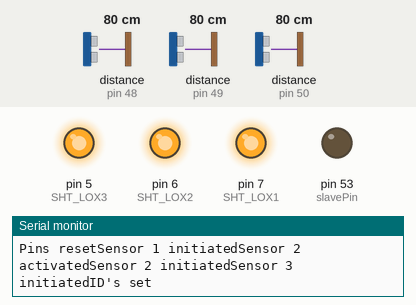
The sketch below on a simulated Arduino Mega 2560, built with avr-gcc and run on an emulated ATmega2560. Shown: output pins drawn as LEDs (lit = HIGH), the last lines printed to the serial monitor. The inputs (shaded band) are chosen by the test bench; at power-on: distance to the obstacle (sensors on pin 48, pin 49, pin 50) 80 cm.

Above: at 0.12 s.
At 3.01 s:
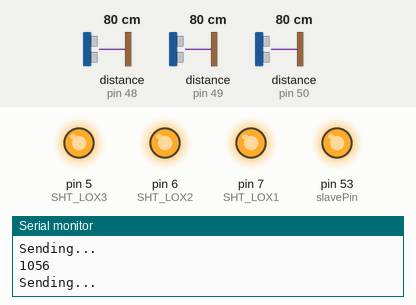
Timing chart, 0 to 3.3 s (numbered marks = the images above):
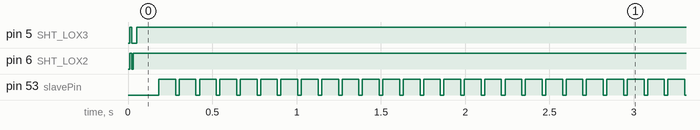

Measured:
- by itself, pin 53 (slavePin): alternates HIGH for 0.10 s and LOW for 0.02 s

The sketch:

sketch_apr11a.ino
```cpp
#include "Adafruit_VL53L0X.h"
#include "SPI.h"

//Array of range data to send to PSoC
uint8_t sensorData[7] = {0,0,0,0,0,0,0};

// SPI slave-select pin
const int slavePin = 53;

//Speed, data order and data mode - to be matched with PSoC creator settings
SPISettings slaveSettings(2000000, MSBFIRST, SPI_MODE0);

// address we will assign if dual sensor is present
#define LOX1_ADDRESS 0x30
#define LOX2_ADDRESS 0x31
#define LOX3_ADDRESS 0x32

// set the pins to shutdown
#define SHT_LOX1 7
#define SHT_LOX2 6
#define SHT_LOX3 5

// objects for the vl53l0x
Adafruit_VL53L0X lox1 = Adafruit_VL53L0X();
Adafruit_VL53L0X lox2 = Adafruit_VL53L0X();
Adafruit_VL53L0X lox3 = Adafruit_VL53L0X();

// this holds the measurement
VL53L0X_RangingMeasurementData_t measure1;
VL53L0X_RangingMeasurementData_t measure2;
VL53L0X_RangingMeasurementData_t measure3;

/*
    Reset all sensors by setting all of their XSHUT pins low for delay(10), then set all XSHUT high to bring out of reset
    Keep sensor #1 awake by keeping XSHUT pin high
    Put all other sensors into shutdown by pulling XSHUT pins low
    Initialize sensor #1 with lox.begin(new_i2c_address) Pick any number but 0x29 and it must be under 0x7F. Going with 0x30 to 0x3F is probably OK.
    Keep sensor #1 awake, and now bring sensor #2 out of reset by setting its XSHUT pin high.
    Initialize sensor #2 with lox.begin(new_i2c_address) Pick any number but 0x29 and whatever you set the first sensor to
 */
void setID() {
  // all reset
  digitalWrite(SHT_LOX1, LOW);
  digitalWrite(SHT_LOX2, LOW);
  digitalWrite(SHT_LOX3, LOW);
  delay(10);
  // all unreset
  digitalWrite(SHT_LOX1, HIGH);
  digitalWrite(SHT_LOX2, HIGH);
  digitalWrite(SHT_LOX3, HIGH);
  delay(10);

  Serial.print("Pins reset");

  // activating LOX1 and reseting LOX2
  digitalWrite(SHT_LOX1, HIGH);
  digitalWrite(SHT_LOX2, LOW);
  digitalWrite(SHT_LOX3, LOW);

  // initing LOX1
  if(!lox1.begin(LOX1_ADDRESS)) {
    Serial.println(F("Failed to boot first VL53L0X"));
    while(1);
  }
  delay(10);
  Serial.print("Sensor 1 initiated");


  // activating LOX2
  digitalWrite(SHT_LOX2, HIGH);
  delay(10);
  Serial.print("Sensor 2 activated");

  //initing LOX2
  if(!lox2.begin(LOX2_ADDRESS)) {
    Serial.println(F("Failed to boot second VL53L0X"));
    while(1);
  }

  Serial.print("Sensor 2 initiated");

  delay(10);

    // activating LOX3
  digitalWrite(SHT_LOX3, HIGH);
  delay(10);

  //initing LOX3
  if(!lox3.begin(LOX3_ADDRESS)) {
    Serial.println(F("Failed to boot third VL53L0X"));
    while(1);
  }
   Serial.print("Sensor 3 initiated");
}

void read_three_ranges(){

  lox1.rangingTest(&measure1, false); // pass in 'true' to get debug data printout!
  lox2.rangingTest(&measure2, false); // pass in 'true' to get debug data printout!
  lox3.rangingTest(&measure3, false); // pass in 'true' to get debug data printout!

  //16 bit integers for received ranges in milimeters
  uint16_t range_1 = 0;
  uint16_t range_2 = 0;
  uint16_t range_3 = 0;

  // Get ranges from all three sensors
  if(measure1.RangeStatus != 4) {     // if not out of range
    range_1 = measure1.RangeMilliMeter;
  } else{
    range_1 = 1;
  }
  if(measure2.RangeStatus != 4) {     // if not out of range
    range_2 = measure2.RangeMilliMeter;
  } else{
    range_2 = 1;
  }
  if(measure3.RangeStatus != 4) {     // if not out of range
    range_3 = measure3.RangeMilliMeter;
  } else{
    range_3 = 1;
  }

  //Split each range_ data into two uint8_t and update to global array
  sensorData[1] = (range_1>>8)+1;
  sensorData[2] = range_1;
  sensorData[3] = (range_2>>8)+1;
  sensorData[4] = range_2;
  sensorData[5] = (range_3>>8)+1;
  sensorData[6] = range_3;

  uint16_t toReceive = (sensorData[1]<<8)|sensorData[2];
  Serial.println(toReceive);
  Serial.println();
}

void read_dual_sensors() {

  lox1.rangingTest(&measure1, false); // pass in 'true' to get debug data printout!
  lox2.rangingTest(&measure2, false); // pass in 'true' to get debug data printout!
  lox3.rangingTest(&measure3, false); // pass in 'true' to get debug data printout!

  // print sensor one reading
  Serial.print("1: ");
  if(measure1.RangeStatus != 4) {     // if not out of range
    Serial.print(measure1.RangeMilliMeter);
  } else {
    Serial.print("Out of range");
  }

  Serial.print(" ");

  // print sensor two reading
  Serial.print("2: ");
  if(measure2.RangeStatus != 4) {
    Serial.print(measure2.RangeMilliMeter);
  } else {
    Serial.print("Out of range");
  }

  Serial.print(" ");

  // print sensor three reading
  Serial.print("3: ");
  if(measure3.RangeStatus != 4) {
    Serial.print(measure3.RangeMilliMeter);
  } else {
    Serial.print("Out of range");
  }

  Serial.println();
}

void setup() {
  //SS pin set to output
  pinMode (slavePin, OUTPUT);
  // initialize SPI:
  SPI.begin();
  // initialize UART:
  Serial.begin(115200);

  // wait until serial port opens for native USB devices
  while (! Serial) { delay(1); }

  pinMode(SHT_LOX1, OUTPUT);
  pinMode(SHT_LOX2, OUTPUT);
  pinMode(SHT_LOX3, OUTPUT);

  Serial.println("Shutdown pins inited...");

  digitalWrite(SHT_LOX1, LOW);
  digitalWrite(SHT_LOX2, LOW);
  digitalWrite(SHT_LOX3, LOW);

  Serial.println("Both in reset mode...(pins are low)");


  Serial.println("Starting...");
  setID();
  Serial.println("ID's set");

}

void loop() {
  // read_dual_sensors();
  read_three_ranges(); // Update global array sensorData
  SPI.beginTransaction(slaveSettings);
  digitalWrite (slavePin, LOW);
  SPI.transfer(sensorData[0]); // Start byte
  delay(3);
  SPI.transfer(sensorData[1]); // 8 MSB's of sensor 1
  delay(3);
  SPI.transfer(sensorData[2]); // 8 LSB's of sensor 1
  delay(3);
  SPI.transfer(sensorData[3]); // 8 MSB's of sensor 2
  delay(3);
  SPI.transfer(sensorData[4]); // 8 LSB's of sensor 2
  delay(3);
  SPI.transfer(sensorData[5]); // 8 MSB's of sensor 3
  delay(3);
  SPI.transfer(sensorData[6]); // 8 LSB's of sensor 3
  delay(3);
  digitalWrite (slavePin, HIGH);
  SPI.endTransaction();
  Serial.println("Sending...");
  //delay(10);

}
```
